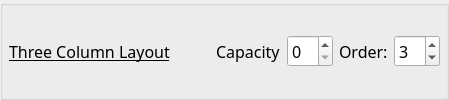
        <widget class="QGroupBox" name="GB_3_threeColumnLayout">
         <property name="sizePolicy">
          <sizepolicy hsizetype="Preferred" vsizetype="Maximum">
           <horstretch>0</horstretch>
           <verstretch>0</verstretch>
          </sizepolicy>
         </property>
         <property name="title">
          <string/>
         </property>
         <property name="flat">
          <bool>true</bool>
         </property>
         <layout class="QGridLayout" name="gridLayout_23">
          <property name="leftMargin">
           <number>6</number>
          </property>
          <property name="topMargin">
           <number>0</number>
          </property>
          <property name="rightMargin">
           <number>6</number>
          </property>
          <property name="bottomMargin">
           <number>0</number>
          </property>
          <property name="verticalSpacing">
           <number>0</number>
          </property>
          <item row="1" column="3">
           <widget class="QLabel" name="label_42">
            <property name="font">
             <font>
              <family>Noto Sans</family>
              <pointsize>12</pointsize>
              <italic>false</italic>
              <bold>false</bold>
              <underline>false</underline>
             </font>
            </property>
            <property name="text">
             <string>Capacity</string>
            </property>
           </widget>
          </item>
          <item row="1" column="1">
           <widget class="QLabel" name="label_37">
            <property name="font">
             <font>
              <family>Noto Sans</family>
              <pointsize>12</pointsize>
              <italic>false</italic>
              <bold>false</bold>
              <underline>true</underline>
             </font>
            </property>
            <property name="text">
             <string>Three Column Layout</string>
            </property>
            <property name="margin">
             <number>0</number>
            </property>
           </widget>
          </item>
          <item row="1" column="4">
           <widget class="QSpinBox" name="kcfg_threeColumnLayoutCapacity">
            <property name="font">
             <font>
              <family>Noto Sans</family>
              <pointsize>12</pointsize>
              <italic>false</italic>
              <bold>false</bold>
              <underline>false</underline>
             </font>
            </property>
            <property name="toolTip">
             <string>&lt;html&gt;&lt;head/&gt;&lt;body&gt;&lt;p&gt;0 - to disable&lt;/p&gt;&lt;/body&gt;&lt;/html&gt;</string>
            </property>
            <property name="maximum">
             <number>99</number>
            </property>
            <property name="value">
             <number>0</number>
            </property>
           </widget>
          </item>
          <item row="1" column="6">
           <widget class="QSpinBox" name="kcfg_threeColumnLayoutOrder">
            <property name="font">
             <font>
              <family>Noto Sans</family>
              <pointsize>12</pointsize>
              <italic>false</italic>
              <bold>false</bold>
              <underline>false</underline>
             </font>
            </property>
            <property name="toolTip">
             <string>&lt;html&gt;&lt;head/&gt;&lt;body&gt;&lt;p&gt;0 - to disable&lt;/p&gt;&lt;/body&gt;&lt;/html&gt;</string>
            </property>
            <property name="maximum">
             <number>12</number>
            </property>
            <property name="value">
             <number>3</number>
            </property>
           </widget>
          </item>
          <item row="1" column="5">
           <widget class="QLabel" name="label_47">
            <property name="font">
             <font>
              <family>Noto Sans</family>
              <pointsize>12</pointsize>
              <italic>false</italic>
              <bold>false</bold>
              <underline>false</underline>
             </font>
            </property>
            <property name="text">
             <string>Order:</string>
            </property>
           </widget>
          </item>
          <item row="1" column="2">
           <spacer name="horizontalSpacer_18">
            <property name="orientation">
             <enum>Qt::Orientation::Horizontal</enum>
            </property>
            <property name="sizeHint" stdset="0">
             <size>
              <width>40</width>
              <height>20</height>
             </size>
            </property>
           </spacer>
          </item>
         </layout>
        </widget>
